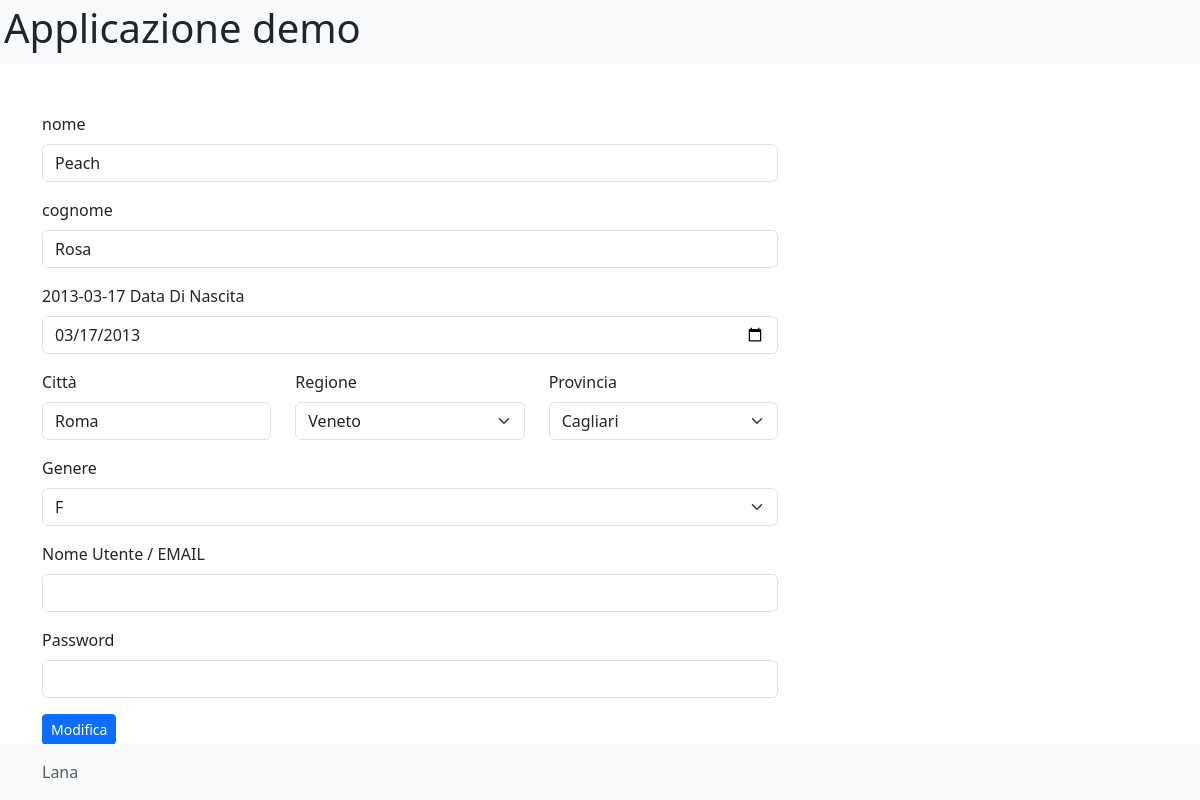
/form_in_php/edit-user.php?user_id=3, run on the app's committed database.
### tables this page shows
CREATE TABLE `user` (
  `user_id` int(10) NOT NULL,
  `first_name` varchar(255) NOT NULL,
  `last_name` varchar(255) NOT NULL,
  `birthday` date NOT NULL,
  `birth_city` varchar(255) NOT NULL,
  `regione_id` int(11) NOT NULL,
  `provincia_id` int(11) NOT NULL,
  `gender` enum('M','F') NOT NULL,
  `username` varchar(255) NOT NULL,
  `password` varchar(255) NOT NULL
  );

CREATE TABLE `regione` (
  `regione_id` int(11) NOT NULL,
  `nome` varchar(255) NOT NULL
);

CREATE TABLE `provincia` (
  `provincia_id` int(11) NOT NULL,
  `nome` varchar(255) NOT NULL,
  `sigla` char(2) NOT NULL,
  `regione_id` int(11) DEFAULT NULL
);

### form_in_php/class/crud/UserCRUD.php (called while the page is built, shortened)
<?php
class UserCRUD
{
    public function read(int $user_id = null) {
        $conn = new PDO(DB_DSN, DB_USER, DB_PASSWORD);
        if (!is_null($user_id)) {
            $query = "SELECT * FROM user WHERE user_id = :user_id;";
            $stm =  $conn->prepare($query);
            $stm->bindValue(':user_id', $user_id, PDO::PARAM_INT);
            $stm->execute();
            $result = $stm->fetchAll(PDO::FETCH_CLASS, User::class);
            if (count($result) == 1) {
                return $result[0];
            }
        }
    }
}

### form_in_php/autoload.php (called while the page is built, shortened)
<?php
spl_autoload_register(function($className) {
    $classPath =  str_replace("\\", "/", __DIR__."/class//".$className);
});
?>

### form_in_php/class/validator/ValidateRequired.php (called while the page is built, shortened)
<?php
class ValidateRequired implements Validable {
    private $value;
    private $valid;
    public function __construct($default_value='', $message= 'è obbligatorio') {
        $this->value = $default_value;
        $this->valid = true;
    }
    public function getValue(){
     return $this->value;
    }
    public function getValid(){
        return $this->valid;
    }
}

### form_in_php/class/Registry/it/Regione.php (called while the page is built, shortened)
<?php
class Regione {
    public static function all()
    {
        try {
            $conn = new \PDO(DB_DSN, DB_USER, DB_PASSWORD);
            $stm = $conn->prepare('SELECT * FROM regione;');
            $stm->execute();
            $result = $stm->fetchAll(\PDO::FETCH_OBJ);
           print_r($result);
           return $result;
        } catch (\Throwable $th) {
            throw $th;
        }
    }
}

### form_in_php/class/Registry/it/Provincia.php (called while the page is built, shortened)
<?php
class Provincia {
    public static function all()
    {
        try {
            $conn = new \PDO(DB_DSN, DB_USER, DB_PASSWORD);
            $stm = $conn->prepare('SELECT * FROM provincia;');
            $stm->execute();
            $result = $stm->fetchAll(\PDO::FETCH_OBJ);
           print_r($result);
           return $result;
        } catch (\Throwable $th) {
            throw $th;
        }
    }
}

### form_in_php/edit-user.php (the view, shortened to what this page needs)
<?php
require "./autoload.php";
$user_id = filter_input(INPUT_GET,'user_id',FILTER_VALIDATE_INT);
$crud = new UserCRUD();
$user = $crud->read($user_id);
$validatorRunner = new ValidatorRunner([
    'first_name' => new ValidateRequired($user->first_name,'Il Nome è obblicatorio'),
    'last_name'  => new ValidateRequired($user->last_name,'Il Cognome è obblicatorio'),
    'birthday'  => new ValidateRequired($user->birthday,'La data di nascità non è valida'),
    'gender'  => new ValidateRequired($user->gender,'Il Genere è obbligatorio'),
    'birth_city'  => new ValidateRequired($user->birth_city,'La città  è obbligatoria'),
    'regione_id'  => new ValidateRequired($user->regione_id,'La regione è obbligatoria'),
    'provincia_id'  => new ValidateRequired($user->provincia_id,'La provincia è obbligatoria')
]);
extract($validatorRunner->getValidatorList());
?>
<?php require  "./class/views/head-view.php" ?>
        <section class="row">
            <div class="col-sm-8">
                <form class="mt-1 mt-md-5" action="edit-user.php?user_id=<?=$user->user_id ?>" method="post">
                    <div class="mb-3">
                        <label for="first_name" class="form-label">nome</label>
                        <input type="text"
                            value="<?= $first_name->getValue() ?>"
                            class="form-control <?php echo !$first_name->getValid() ? 'is-invalid':''  ?>"
                            name="first_name"
                            id="first_name"
                        >
                    </div>
                    <div class="mb-3">
                        <label for="last_name" class="form-label">cognome</label>
                        <input type="text"
                               id="last_name"
                               value="<?= $last_name->getValue() ?>"
                               name="last_name"
                               class="form-control <?php echo !$last_name->getValid() ? 'is-invalid':'' ?>"
                               >
                    </div>
                    <div class="mb-3">
                        <?= $birthday->getValue() ?>
                        <label for="birthday" class="form-label">Data Di Nascita</label>
                        <input type="date"
                               value="<?= $birthday->getValue() ?>"
                               class="form-control <?php echo !$birthday->getValid() ? 'is-invalid':'' ?>"
                               name="birthday"
                               id="birthday">
                    </div>
                <div class="mb-3">
                    <div class="row">
                    <div class="col">
                        <label for="birth_city" class="form-label ">Città</label>
                        <input type="text" value="<?= $birth_city->getValue() ?>" class="form-control <?php echo !$birth_city->getValid() ? 'is-invalid':'' ?>" name="birth_city" id="birth_city">
                    </div>
                    <div class="col">
                        <label for="birth_region" class="form-label">Regione</label>
                        <select id="birth_region" class="form-select birth_region <?php echo !$regione_id->getValid() ? 'is-invalid':'' ?>" name="regione_id">
                                <?php foreach(Regione::all() as $regione) : ?>
                                    <option <?= $regione_id->getValue() == $regione->regione_id ? 'selected':'' ?> value="<?= $regione->regione_id ?>"><?= $regione->nome ?></option>
                                <?php endforeach;  ?>
                        </select>
                        </div>
                        <div class="col">
                        <label for="birth_province" class="form-label">Provincia</label>
                        <select id="birth_province" class="form-select birth_province <?php echo !$provincia_id->getValid() ? 'is-invalid':'' ?>" name="provincia_id">
                                <?php foreach(Provincia::all() as $provincia) : ?>
                                    <option <?= $provincia_id->getValue() == $provincia->provincia_id ? 'selected':'' ?> value="<?= $provincia->provincia_id ?>"><?= $provincia->nome ?></option>
                                <?php endforeach;  ?>
                        </select>
                    </div>
                    </div>
                </div>
                    <div class="mb-3">
                        <label for="gender" class="form-label">Genere</label>
                        <select name="gender" class="form-select <?php echo !$gender->getValid() ? 'is-invalid' :'' ?>" id="gender">
                            <option <?php echo $gender->getValue() == 'F' ? 'selected':''  ?> value="F">F</option>
                        </select>
                    </div>
                    <div class="mb-3">
                        <label for="username" class="form-label">Nome Utente / EMAIL</label>
                        <input type="text" autocomplete="no"  value="" class="form-control" name="username" id="username">
                    </div>
                    <div class="mb-3">
                        <label for="password" class="form-label">Password</label>
                        <input autocomplete="off" type="password" value="" id="password" name="password" class="form-control">
                    </div>
                        <button class="btn btn-primary btn-sm" type="submit">Modifica</button>
                </form>
            </div>
        </section>
        <?php require "./class/views/footer-view.php" ?>

### data on the page
user: first_name "Peach", last_name "Rosa", birthday "2013-03-17", birthday "03/17/2013", birth_city "Roma", regione_id "Veneto", provincia_id "Cagliari", gender "F"
